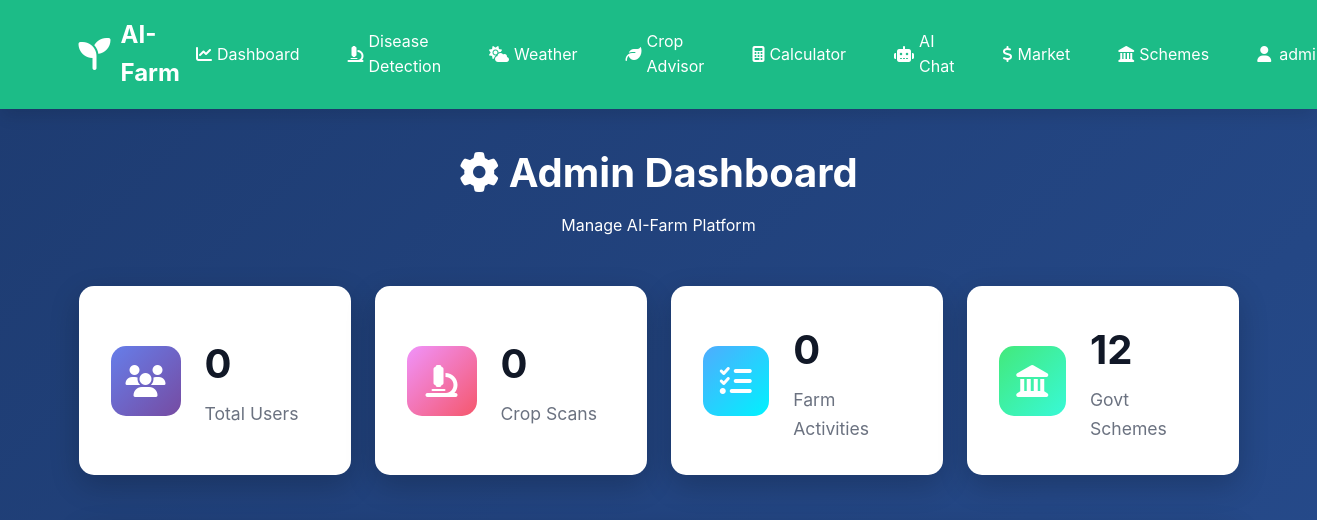
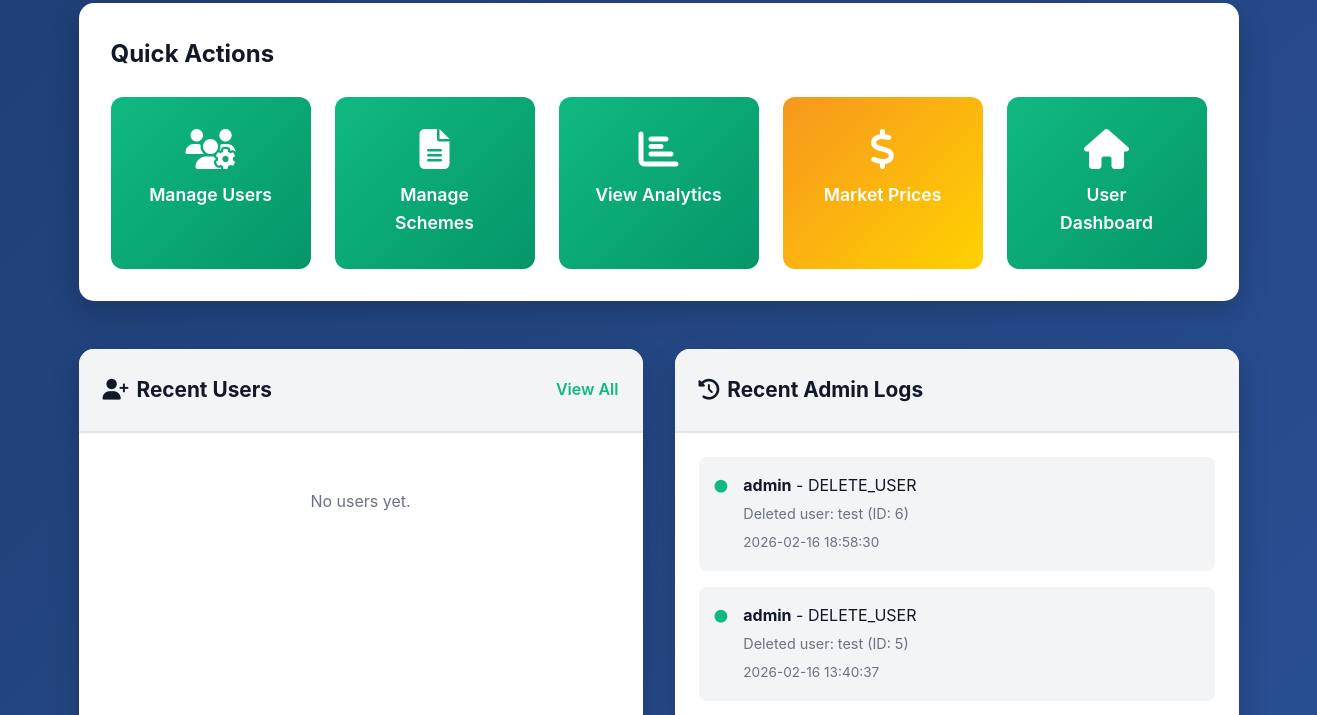
The page /admin (signed in, upper part) on the database as committed earlier (2 pictures, top to bottom).
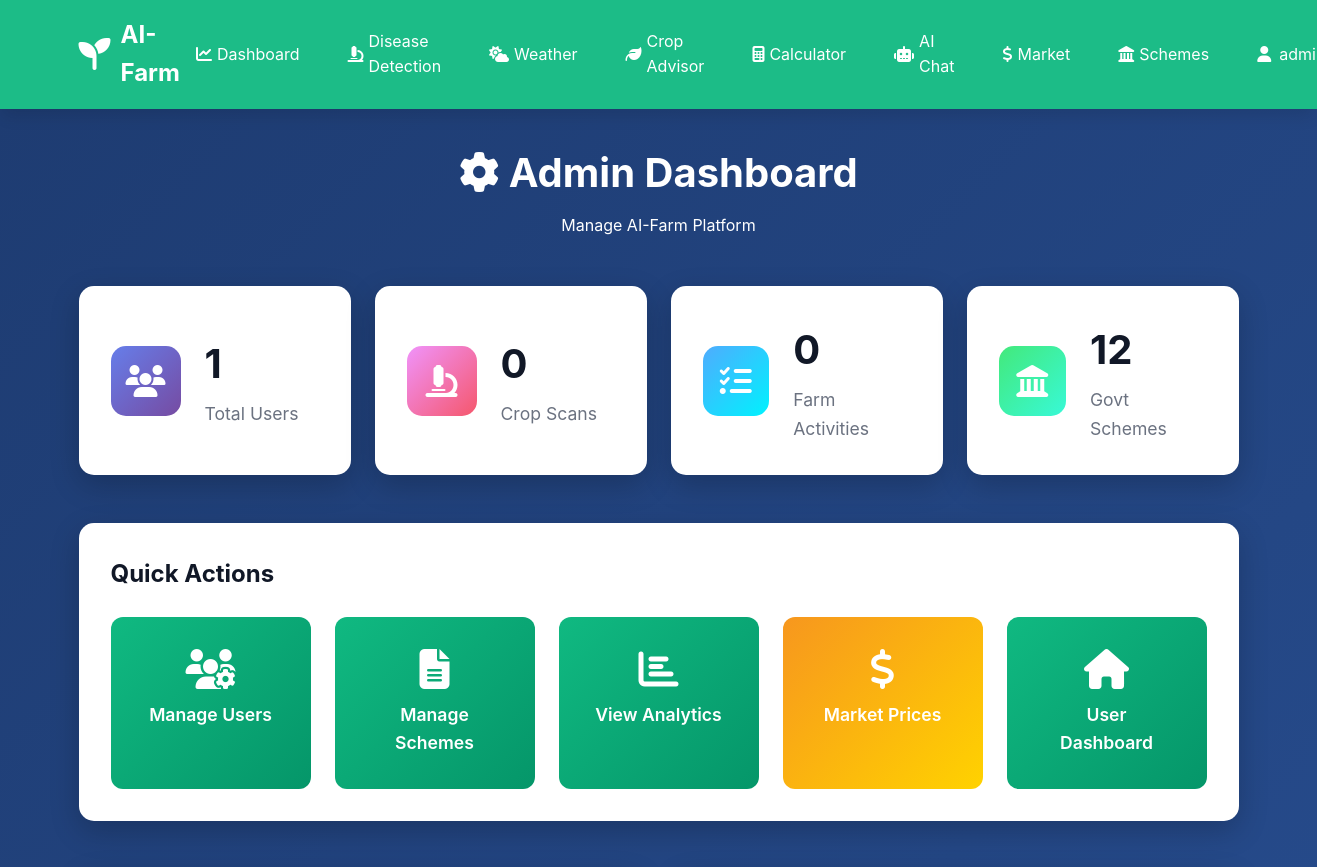
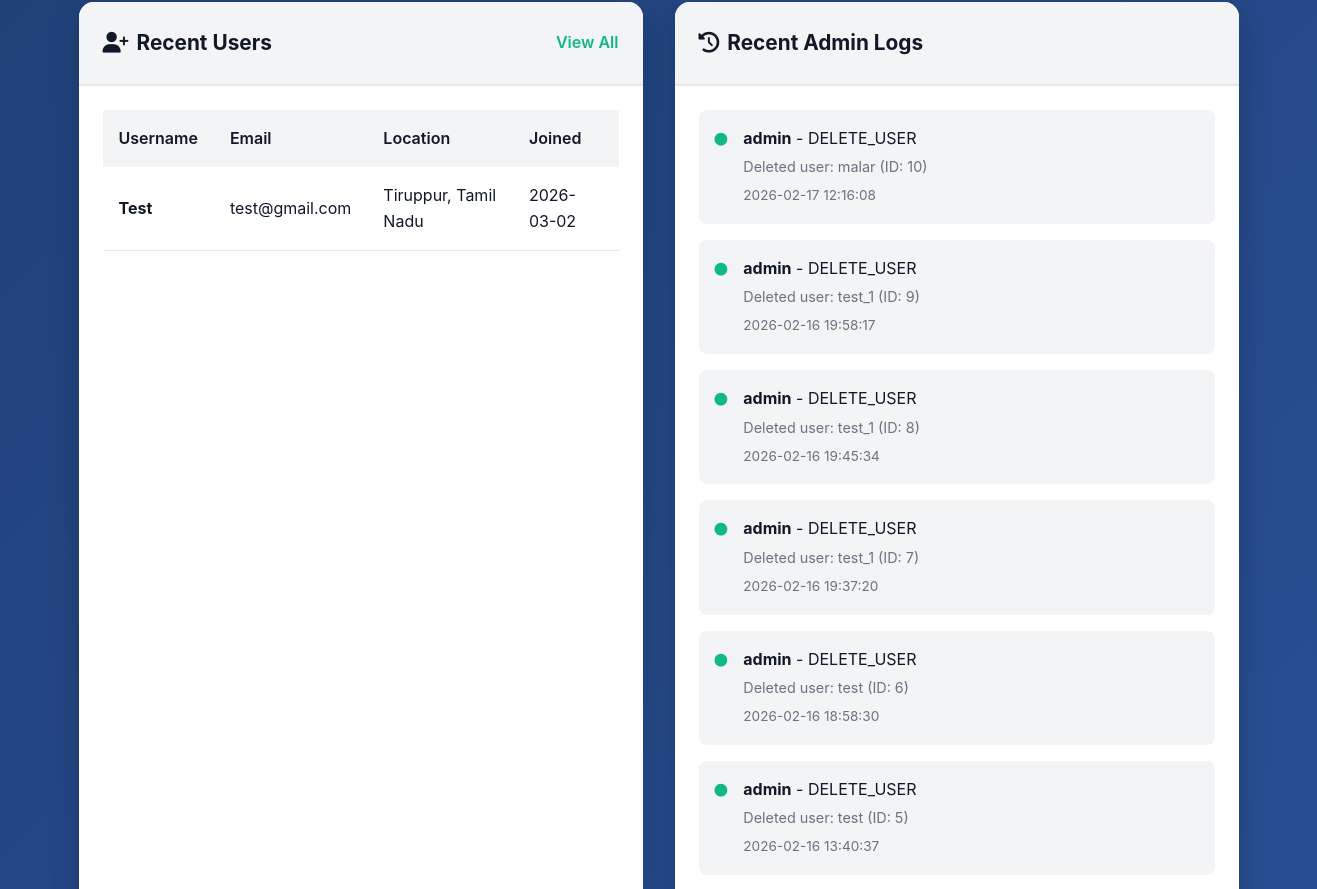
The same page on the database as committed later (2 pictures, top to bottom).
### tables this page shows
CREATE TABLE admin_logs
                 (id INTEGER PRIMARY KEY AUTOINCREMENT,
                  admin_id INTEGER,
                  action TEXT,
                  details TEXT,
                  timestamp TIMESTAMP DEFAULT CURRENT_TIMESTAMP,
                  FOREIGN KEY (admin_id) REFERENCES users (id));

CREATE TABLE users
                 (id INTEGER PRIMARY KEY AUTOINCREMENT,
                  username TEXT UNIQUE NOT NULL,
                  email TEXT UNIQUE NOT NULL,
                  password TEXT NOT NULL,
                  full_name TEXT,
                  farm_location TEXT,
                  farm_size REAL,
                  is_admin INTEGER DEFAULT 0,
                  created_at TIMESTAMP DEFAULT CURRENT_TIMESTAMP);

### app.py (the view)
@app.route('/admin')
@admin_required
def admin_panel():
    conn = sqlite3.connect('aifarm.db')
    conn.row_factory = sqlite3.Row
    c = conn.cursor()
    c.execute('SELECT COUNT(*) as count FROM users WHERE is_admin = 0')
    total_users = c.fetchone()['count']
    c.execute('SELECT COUNT(*) as count FROM crop_scans')
    total_scans = c.fetchone()['count']
    c.execute('SELECT COUNT(*) as count FROM farm_activities')
    total_activities = c.fetchone()['count']
    c.execute('SELECT COUNT(*) as count FROM govt_schemes')
    total_schemes = c.fetchone()['count']
    c.execute('SELECT * FROM users WHERE is_admin = 0 ORDER BY created_at DESC LIMIT 10')
    recent_users = c.fetchall()
    c.execute('''SELECT al.*, u.username FROM admin_logs al
                 LEFT JOIN users u ON al.admin_id = u.id
                 ORDER BY al.timestamp DESC LIMIT 10''')
    recent_logs = c.fetchall()
    conn.close()
    return render_template('admin_panel.html',
                           total_users=total_users,
                           total_scans=total_scans,
                           total_activities=total_activities,
                           total_schemes=total_schemes,
                           recent_users=recent_users,
                           recent_logs=recent_logs)

### app.py (called while the page is built)
def admin_required(f):
    @wraps(f)
    def decorated_function(*args, **kwargs):
        if 'user_id' not in session:
            flash('Please log in to access this page.', 'warning')
            return redirect(url_for('login'))
        conn = sqlite3.connect('aifarm.db')
        conn.row_factory = sqlite3.Row
        c = conn.cursor()
        c.execute('SELECT is_admin FROM users WHERE id = ?', (session['user_id'],))
        user = c.fetchone()
        conn.close()
        if not user or not user['is_admin']:
            flash('Access denied. Admin privileges required.', 'error')
            return redirect(url_for('dashboard'))
        return f(*args, **kwargs)
    return decorated_function

### templates/admin_panel.html (shortened to what the changed rows need)
{% extends "base.html" %}
{% block content %}
<div class="admin-container">
    <div class="container">
        <div class="admin-header">
            <h1><i class="fas fa-cog"></i> Admin Dashboard</h1>
        </div>
        <div class="admin-stats">
            <div class="admin-stat-card">
                <div class="stat-info"><h3>{{ total_users }}</h3><p>Total Users</p></div>
            </div>
        </div>
        <div class="admin-quick-links">
            <h2>Quick Actions</h2>
        </div>
        <div class="admin-content-grid">
            <div class="admin-card">
                <div class="admin-card-header">
                    <h2><i class="fas fa-user-plus"></i> Recent Users</h2>
                </div>
                <div class="admin-card-body">
                    {% if recent_users %}
                    <div class="table-responsive">
                        <table class="admin-table">
                            <thead><tr><th>Username</th><th>Email</th><th>Location</th><th>Joined</th></tr></thead>
                            <tbody>
                                {% for user in recent_users %}
                                <tr>
                                    <td><strong>{{ user.username }}</strong></td>
                                    <td>{{ user.email }}</td>
                                    <td>{{ user.farm_location or 'N/A' }}</td>
                                    <td>{{ user.created_at[:10] }}</td>
                                </tr>
                                {% endfor %}
                            </tbody>
                        </table>
                    </div>
                    {% else %}<p class="no-data">No users yet.</p>{% endif %}
                </div>
            </div>
            <div class="admin-card">
                <div class="admin-card-header">
                    <h2><i class="fas fa-history"></i> Recent Admin Logs</h2>
                </div>
                <div class="admin-card-body">
                    {% if recent_logs %}
                    <div class="logs-list">
                        {% for log in recent_logs %}
                        <div class="log-item">
                            <div class="log-icon"><i class="fas fa-circle"></i></div>
                            <div class="log-content">
                                <p><strong>{{ log.username or 'System' }}</strong> - {{ log.action }}</p>
                                <p class="log-details">{{ log.details }}</p>
                                <span class="log-time">{{ log.timestamp[:19] }}</span>
                            </div>
                        </div>
                        {% endfor %}
                    </div>
                    {% else %}<p class="no-data">No admin logs yet.</p>{% endif %}
                </div>
            </div>
        </div>
    </div>
</div>
{% endblock %}

Rows that differ between the two databases and show on the page:
added users: username "Test", email "test@gmail.com", farm_location "Tiruppur, Tamil Nadu", created_at "2026-03-02"
added admin_logs: username "admin", action "DELETE_USER", details "Deleted user: malar (ID: 10)", timestamp "2026-02-17 12:16:08"
added admin_logs: username "admin", action "DELETE_USER", details "Deleted user: test_1 (ID: 9)", timestamp "2026-02-16 19:58:17"
added admin_logs: username "admin", action "DELETE_USER", details "Deleted user: test_1 (ID: 8)", timestamp "2026-02-16 19:45:34"
added admin_logs: username "admin", action "DELETE_USER", details "Deleted user: test_1 (ID: 7)", timestamp "2026-02-16 19:37:20"
Other text that changed with them:
{{ total_users }}: "0" → "1"
text no longer shown: "No users yet."
text now shown: "Username Email Location Joined"
